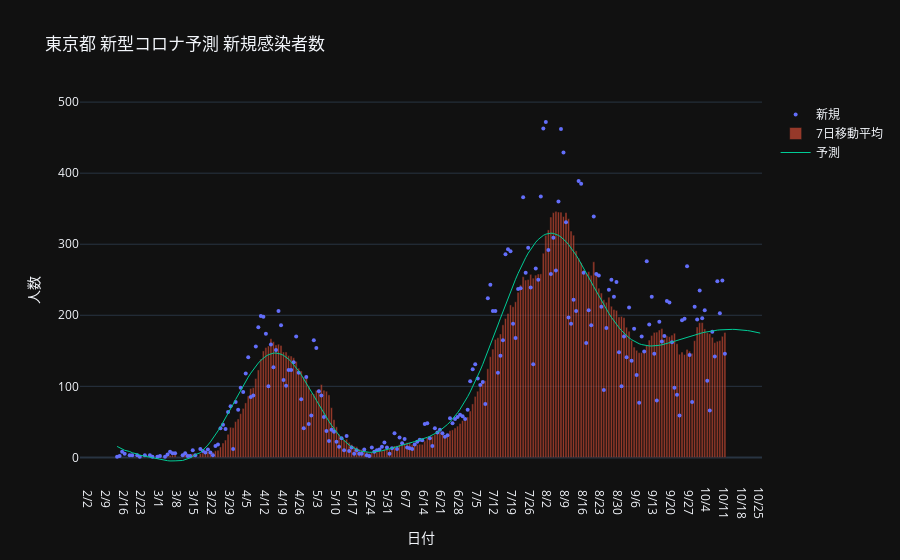

Write notebook code for a chart like this one.
### Code cell
fig = go.Figure()
fig.add_trace(
    go.Scatter(x=xbins, y=daily_new, mode='markers', name='新規',
               marker=dict(size=4)))
fig.add_trace(go.Bar(x=xbins, y=mov_mean, name='7日移動平均', opacity=0.6))
fig.add_trace(go.Scatter(x=xbins_pred, y=y_gpr, mode='lines', name='予測',
                        line=dict(width=1)))
fig.update_layout(
    xaxis=dict(title='日付', type='date', dtick=604800000.0, tickformat="%_m/%-d"),
    yaxis=dict(title='人数'),
    title='東京都 新型コロナ予測 新規感染者数',
)
show_and_save_plotly(fig, "tokyo.jpg", js=False)

### Figure 1 — Plotly figure (JSON) as saved in the notebook; plotly's stock layout.template omitted (floating-point values rounded to 4 significant figures; data arrays with more than 128 entries replaced by an {"elided": "..."} marker saying what was removed)
{"data": [{"marker": {"size": 4}, "mode": "markers", "name": "新規", "type": "scatter", "x": {"elided": "233 str values"}, "y": {"elided": "233 int values"}}, {"name": "7日移動平均", "opacity": 0.6, "type": "bar", "x": {"elided": "233 str values"}, "y": {"elided": "233 float values"}}, {"line": {"width": 1}, "mode": "lines", "name": "予測", "type": "scatter", "x": {"elided": "247 str values"}, "y": {"elided": "247 float values"}}], "layout": {"title": {"text": "東京都 新型コロナ予測 新規感染者数"}, "xaxis": {"dtick": 604800000, "tickformat": "%_m/%-d", "title": {"text": "日付"}, "type": "date"}, "yaxis": {"title": {"text": "人数"}}}}
